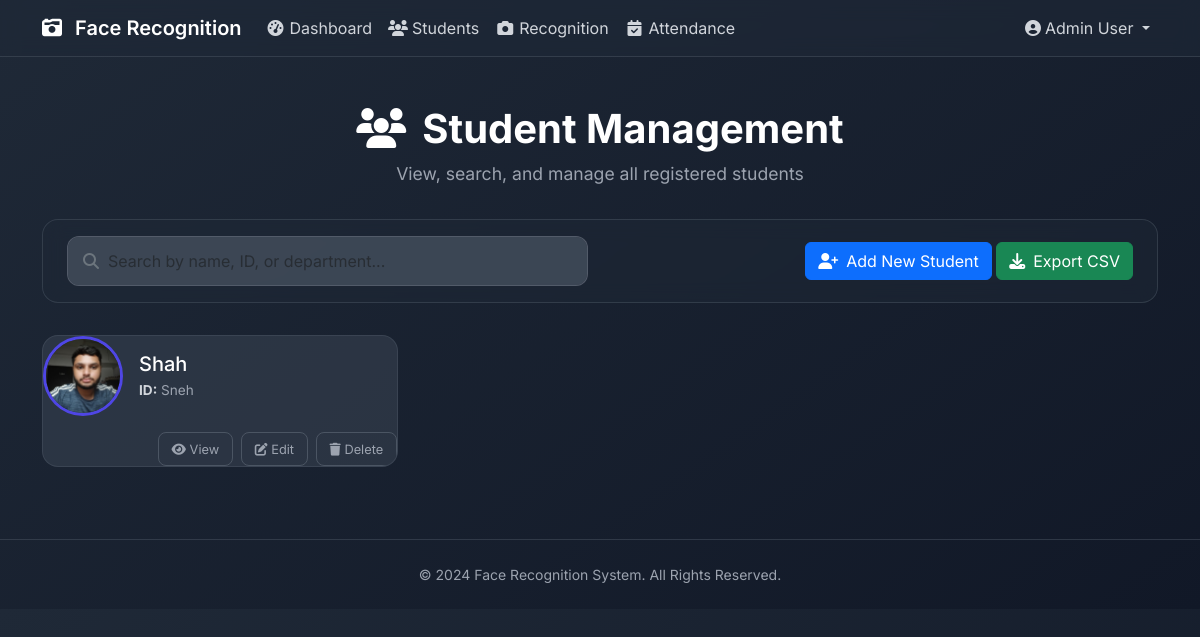
Page /students (signed in) on the earlier database version.
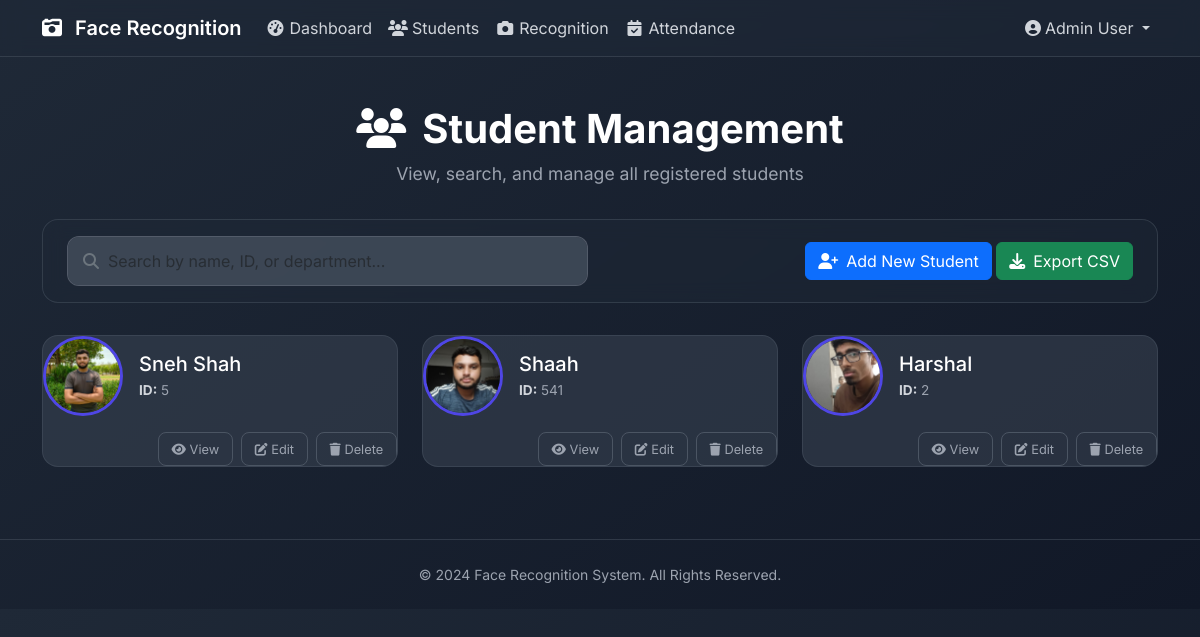
Same page on the later database version.
### app.py (models this page shows)
class Student(db.Model):
    id = db.Column(db.Integer, primary_key=True)
    student_id = db.Column(db.String(20), unique=True, nullable=False)
    name = db.Column(db.String(100), nullable=False)
    roll = db.Column(db.String(20), nullable=False)
    department = db.Column(db.String(50), nullable=False)
    course = db.Column(db.String(50), nullable=False)
    year = db.Column(db.String(10), nullable=False)
    semester = db.Column(db.String(10), nullable=False)
    division = db.Column(db.String(10), nullable=False)
    gender = db.Column(db.String(10), nullable=False)
    dob = db.Column(db.String(20), nullable=False)
    email = db.Column(db.String(100), nullable=False)
    phone = db.Column(db.String(20), nullable=False)
    address = db.Column(db.Text, nullable=False)
    teacher = db.Column(db.String(100), nullable=False)
    photo = db.Column(db.String(200), nullable=False)

### app.py (the view)
@app.route('/students')
def students():
    if 'user_id' not in session: return redirect(url_for('login'))
    all_students = Student.query.all()
    return render_template('students.html', students=all_students)

### templates/students.html (shortened to what this page needs)
{% extends "base.html" %}
{% block content %}
<div class="container py-5">
    <div class="page-header">
        <h1><i class="fas fa-users me-3"></i>Student Management</h1>
        <p>View, search, and manage all registered students</p>
    </div>
    <div class="glass-card search-section">
        <div class="row align-items-center">
            <div class="col-lg-6 mb-3 mb-lg-0">
                <div class="position-relative">
                    <i class="fas fa-search position-absolute text-secondary" style="top: 50%; left: 1rem; transform: translateY(-50%); z-index: 10;"></i>
                    <input type="text" class="form-control search-input"
                           id="studentSearch" placeholder="Search by name, ID, or department...">
                </div>
            </div>
            <div class="col-lg-6 text-lg-end">
                <a href="{{ url_for('add_student') }}" class="btn btn-primary">
                    <i class="fas fa-user-plus me-2"></i>Add New Student
                </a>
                <button class="btn btn-success" onclick="exportToCSV('studentsTable', 'students.csv')">
                    <i class="fas fa-download me-2"></i>Export CSV
                </button>
            </div>
        </div>
    </div>
    {% if students %}
    <div class="row" id="studentsContainer">
        {% for student in students %}
        <div class="col-lg-6 col-xl-4 mb-4 student-item">
            <div class="student-card h-100">
                <div class="card-body">
                    <div class="d-flex align-items-center mb-3">
                        <div class="me-3">
                             <img src="{{ url_for('static', filename='uploads/' + student.photo) if student.photo else 'https://placehold.co/100x100/374151/9ca3af?text=N/A' }}"
                                 alt="{{ student.name }}" class="student-photo">
                        </div>
                        <div class="student-info">
                            <h5 class="mb-1">{{ student.name }}</h5>
                            <div class="student-details">
                                <strong>ID:</strong> {{ student.student_id }}
                            </div>
                        </div>
                    </div>
                    <div class="student-actions d-flex justify-content-end gap-2">
                        <button class="btn btn-action"
                                data-bs-toggle="modal"
                                data-bs-target="#studentModal{{ student.id }}">
                            <i class="fas fa-eye"></i> View
                        </button>
                        <button class="btn btn-action">
                            <i class="fas fa-edit"></i> Edit
                        </button>
                        <button class="btn btn-action"
                                onclick="showDeleteConfirmation(this, '{{ student.name }}', {{ student.id }})">
                            <i class="fas fa-trash"></i> Delete
                        </button>
                    </div>
                </div>
            </div>
        </div>
        {% endfor %}
    </div>
    {% endif %}
</div>
{% endblock %}

### templates/base.html (shortened to what this page needs)
<!DOCTYPE html>
<html lang="en">
<head>
    <link href="https://cdn.jsdelivr.net/npm/bootstrap@5.3.0/dist/css/bootstrap.min.css" rel="stylesheet">
    <link rel="stylesheet" href="https://cdnjs.cloudflare.com/ajax/libs/font-awesome/6.4.0/css/all.min.css">
</head>
<body>
    {% if session.user_id %}
    <nav class="navbar navbar-expand-lg navbar-glass sticky-top">
        <div class="container">
            <a class="navbar-brand" href="{{ url_for('dashboard') }}">
                <i class="fas fa-camera-retro me-2"></i>
                Face Recognition
            </a>
            <div class="collapse navbar-collapse" id="navbarNav">
                <ul class="navbar-nav me-auto">
                    <li class="nav-item"><a class="nav-link" href="{{ url_for('dashboard') }}"><i class="fas fa-tachometer-alt fa-fw me-1"></i>Dashboard</a></li>
                    <li class="nav-item"><a class="nav-link" href="{{ url_for('students') }}"><i class="fas fa-users fa-fw me-1"></i>Students</a></li>
                    <li class="nav-item"><a class="nav-link" href="{{ url_for('face_recognition_page') }}"><i class="fas fa-camera fa-fw me-1"></i>Recognition</a></li>
                    <li class="nav-item"><a class="nav-link" href="{{ url_for('attendance') }}"><i class="fas fa-calendar-check fa-fw me-1"></i>Attendance</a></li>
                </ul>
                <ul class="navbar-nav">
                    <li class="nav-item dropdown">
                        <a class="nav-link dropdown-toggle" href="#" id="navbarDropdown" role="button" data-bs-toggle="dropdown">
                            <i class="fas fa-user-circle me-1"></i>{{ session.user_name }}
                        </a>
                    </li>
                </ul>
            </div>
        </div>
    </nav>
    {% endif %}
    <main class="main-content">
        {% block content %}{% endblock %}
    </main>
    <footer class="footer-dark text-center py-4 mt-auto">
        <div class="container">
            <p class="mb-0 small">&copy; 2024 Face Recognition System. All Rights Reserved.</p>
        </div>
    </footer>
</body>
</html>

### templates/base.html (style rules this page uses)
body { font-family: 'Inter', sans-serif; background-color: #111827; color: #d1d5db; }
.navbar-glass { background-color: rgba(31, 41, 55, 0.6); backdrop-filter: blur(10px); -webkit-backdrop-filter: blur(10px); border-bottom: 1px solid rgba(75, 85, 99, 0.5); }
.navbar-glass .navbar-brand { color: #fff; font-weight: 600; }
.navbar-glass .nav-link { color: #d1d5db; transition: color 0.2s ease-in-out; }
.footer-dark { background-color: transparent; color: #9ca3af; border-top: 1px solid rgba(75, 85, 99, 0.5); }

### templates/students.html (style rules this page uses)
body { background-color: #111827; background-image: linear-gradient(145deg, #1f2937 0%, #111827 100%); color: #d1d5db; font-family: 'Inter', sans-serif; }
.glass-card { background-color: rgba(31, 41, 55, 0.5); backdrop-filter: blur(10px); -webkit-backdrop-filter: blur(10px); border-radius: 1rem; border: 1px solid rgba(75, 85, 99, 0.5); padding: 1.5rem; transition: all 0.3s ease; }
.page-header { text-align: center; margin-bottom: 2rem; }
.page-header h1 { font-size: 2.5rem; color: #fff; font-weight: 700; }
.page-header p { font-size: 1.1rem; color: #9ca3af; }
.search-section { padding: 1rem 1.5rem; margin-bottom: 2rem; }
.search-input { background-color: rgba(75, 85, 99, 0.7); border: 1px solid rgba(107, 114, 128, 0.7); color: #f3f4f6; border-radius: 0.75rem; padding: 0.75rem 1rem 0.75rem 2.5rem; width: 100%; transition: all 0.2s ease-in-out; }
.student-card { background-color: rgba(55, 65, 81, 0.6); border-radius: 1rem; border: 1px solid rgba(75, 85, 99, 0.5); transition: all 0.3s ease; overflow: hidden; }
.student-photo { width: 80px; height: 80px; object-fit: cover; border-radius: 50%; border: 3px solid #4f46e5; }
.student-info h5 { color: #fff; margin-bottom: 0.25rem; }
.student-details { color: #9ca3af; font-size: 0.85rem; }
.student-details strong { color: #d1d5db; }
.btn-action { background: transparent; border: 1px solid #4b5563; color: #9ca3af; padding: 0.4rem 0.8rem; border-radius: 0.5rem; font-size: 0.8rem; transition: all 0.2s ease; }

Differences in the rows shown:
changed Student: photo: a different picture; name "Shah" → "Sneh Shah"; student_id "Sneh" → "5"
added Student: photo (picture), name "Shaah", student_id "541"
added Student: photo (picture), name "Harshal", student_id "2"
